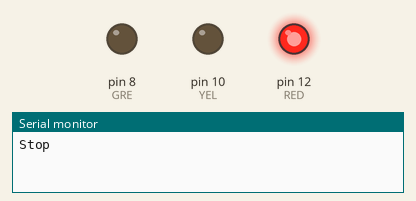
The sketch below on a simulated Arduino Uno, built with avr-gcc and run on an emulated ATmega328P. On the bench: output pins drawn as LEDs (lit = HIGH), the last lines printed to the serial monitor.

Above: at 0.7 s.
At 2.5 s:
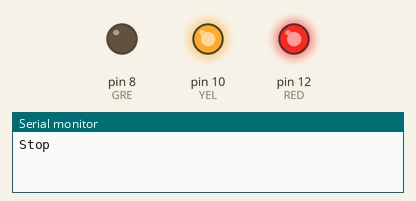
At 4.5 s:
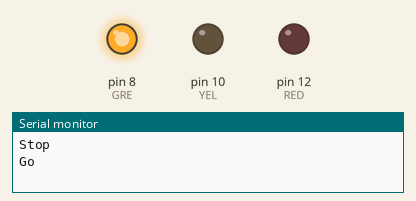
At 6.5 s:
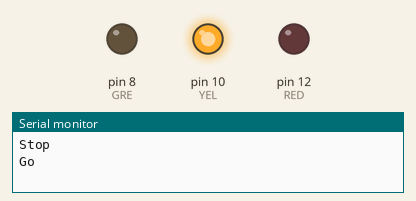
Timing chart, 0 to 9.8 s (numbered marks = the images above):
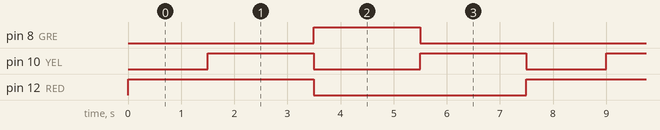

Measured:
- by itself, pin 8 (GRE): alternates HIGH for 2.0 s and LOW for 5.5 s
- by itself, pin 10 (YEL): repeats every 7.5 s: LOW 2.0 s, HIGH 2.0 s, LOW 1.5 s, HIGH 2.0 s
- by itself, pin 12 (RED): alternates HIGH for 3.5 s and LOW for 4.0 s

The sketch:

Traffic_light.ino
```cpp
const int GRE = 8;
const int YEL = 10;
const int RED = 12;

void setup() {
  // put your setup code here, to run once:
  pinMode(GRE, OUTPUT);
  pinMode(YEL, OUTPUT);
  pinMode(RED, OUTPUT);
  Serial.begin(9600);

}


void loop() {
  // put your main code here, to run repeatedly:
  Serial.println("Stop");
  digitalWrite(YEL, LOW);
  digitalWrite(GRE, LOW);
  digitalWrite(RED, HIGH);
  delay(1500);
  digitalWrite(YEL, HIGH);
  delay(2000);
  Serial.println("Go");
  digitalWrite(RED, LOW);
  digitalWrite(YEL, LOW);
  digitalWrite(GRE, HIGH);
  delay(2000);
  digitalWrite(YEL, HIGH);
  digitalWrite(GRE, LOW);
  delay(2000);

}
```
